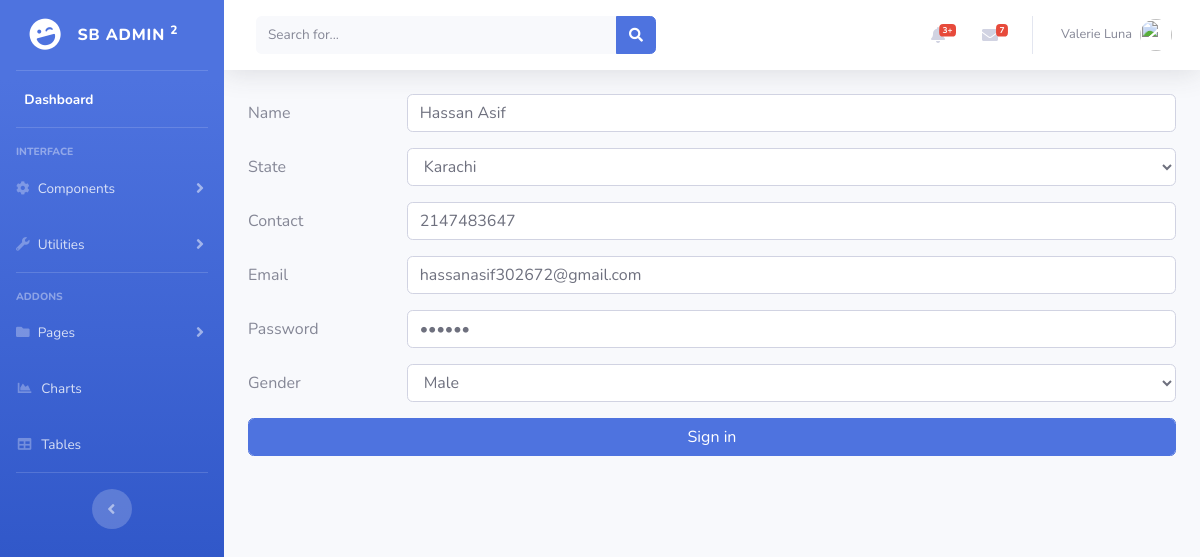
Screenshot of /patient/edit.php?id=4 with the database file from the repository.
### tables this page shows
CREATE TABLE `patient` (
  `pid` int(50) NOT NULL,
  `name` varchar(50) NOT NULL,
  `city` int(50) NOT NULL,
  `username` varchar(50) NOT NULL,
  `password` varchar(50) NOT NULL,
  `Gender` varchar(20) DEFAULT NULL,
  `contacts` int(100) NOT NULL
);

### patient/edit.php (the view, shortened to what this page needs)
<?php
$id=$_GET['id'];
include 'connection.php';
$query="Select * from patient where pid=".$id;
$result=mysqli_query($conn,$query);
$row =mysqli_fetch_row($result);
$query2="Select * from city";
$result2=mysqli_query($conn,$query2);
?>
<?php
include "../adminpanel.php";
?>
<form method="post">
  <div class="form-group row">
    <label for="n" class="col-sm-2 col-form-label">Name</label>
    <div class="col-sm-10">
      <input type="text" class="form-control" name="paname" id="n"  value="<?php echo $row[1];?>" >
    </div>
</div>
    <div class="form-group row">
      <label for="inputState" class="col-sm-2 col-form-label">State</label>
      <div class="col-sm-10">
      <select id="inputState" name="city" class="form-control">
      <?php
        while($rowc=mysqli_fetch_array($result2))
        {
            if($row[2]==$rowc['C_id'])
            {
        ?>
            <option value=<?php echo $rowc['C_id'];?> selected>
            <?php echo $rowc['C_name']; ?>
            </option>
            <?php
            }
            else {
            ?>
             <option value=<?php echo $rowc['C_id'];?> >
            <?php echo $rowc['C_name']; ?>
            </option>
        <?php
            }
        }
        ?>
      </select>
      </div>
    </div>
    <div class="form-group row">
    <label for="c" class="col-sm-2 col-form-label">Contact</label>
    <div class="col-sm-10">
      <input type="text" name="contactp" class="form-control" id="c" placeholder="Password" value="<?php echo $row[6];?>">
    </div>
  </div>
  <div class="form-group row">
    <label for="e" class="col-sm-2 col-form-label">Email</label>
    <div class="col-sm-10">
      <input name="email" type="Text" class="form-control" id="e" placeholder="Password" value="<?php echo $row[3];?>">
    </div>
  </div>
    <div class="form-group row">
    <label for="inputPassword" class="col-sm-2 col-form-label">Password</label>
    <div class="col-sm-10">
      <input type="password" name="password" class="form-control" id="inputPassword" placeholder="Password" value="<?php echo $row[4];?>">
    </div>
  </div>
  <div class="form-group row">
  <label for="gender" class="col-sm-2 col-form-label">Gender</label>
    <div class="col-sm-10">
        <?php
        $m="Male";
          if($row[5]== $m)
          {
              ?>
    <select name="gender" class="form-control">
                                            <option  selected="selected">Male</option>
                                        </select>
                                        <?php
                        }?>
    </div>
    </div>
  <div class="form-group row">
    <div class="col-sm-12">
      <button type="submit" class="btn btn-primary form-control" name="btnSubmit" >Sign in</button>
    </div>
  </div>
</form>

### rows the page displays
patient: paname "Hassan Asif", contactp "2147483647", email "hassanasif302672@gmail.com"

### other values shown
form field city "Karachi"
